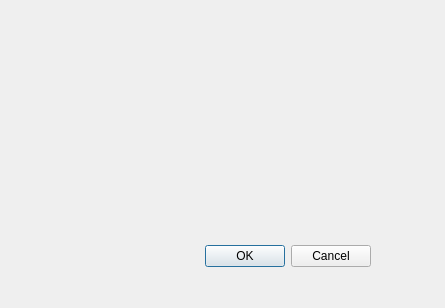
<?xml version="1.0" encoding="UTF-8"?>
<ui version="4.0">
 <class>Dialog</class>
 <widget class="QDialog" name="Dialog">
  <property name="geometry">
   <rect>
    <x>0</x>
    <y>0</y>
    <width>445</width>
    <height>308</height>
   </rect>
  </property>
  <property name="windowTitle">
   <string>Dialog</string>
  </property>
  <widget class="QDialogButtonBox" name="buttonBox">
   <property name="geometry">
    <rect>
     <x>30</x>
     <y>240</y>
     <width>341</width>
     <height>32</height>
    </rect>
   </property>
   <property name="orientation">
    <enum>Qt::Horizontal</enum>
   </property>
   <property name="standardButtons">
    <set>QDialogButtonBox::Cancel|QDialogButtonBox::Ok</set>
   </property>
  </widget>
 </widget>
 <resources/>
 <connections>
  <connection>
   <sender>buttonBox</sender>
   <signal>accepted()</signal>
   <receiver>Dialog</receiver>
   <slot>accept()</slot>
   <hints>
    <hint type="sourcelabel">
     <x>248</x>
     <y>254</y>
    </hint>
    <hint type="destinationlabel">
     <x>157</x>
     <y>274</y>
    </hint>
   </hints>
  </connection>
  <connection>
   <sender>buttonBox</sender>
   <signal>rejected()</signal>
   <receiver>Dialog</receiver>
   <slot>reject()</slot>
   <hints>
    <hint type="sourcelabel">
     <x>316</x>
     <y>260</y>
    </hint>
    <hint type="destinationlabel">
     <x>286</x>
     <y>274</y>
    </hint>
   </hints>
  </connection>
 </connections>
</ui>
